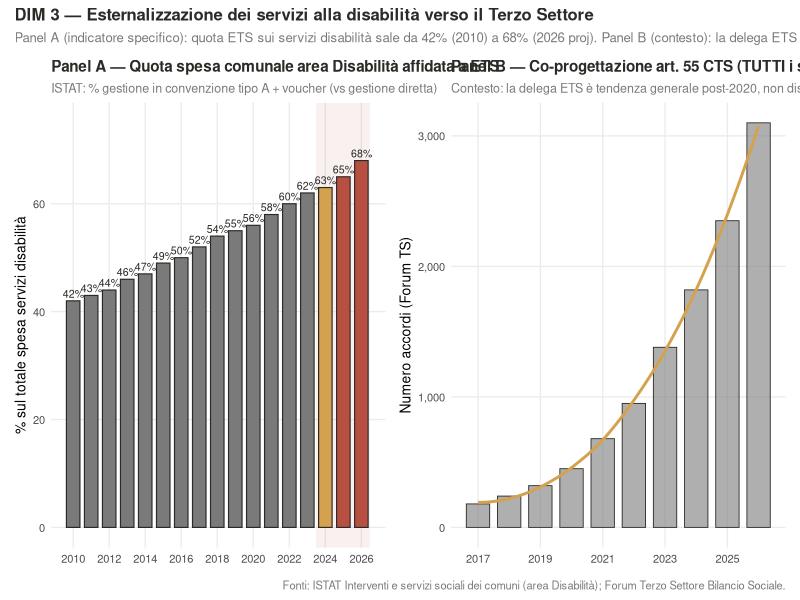
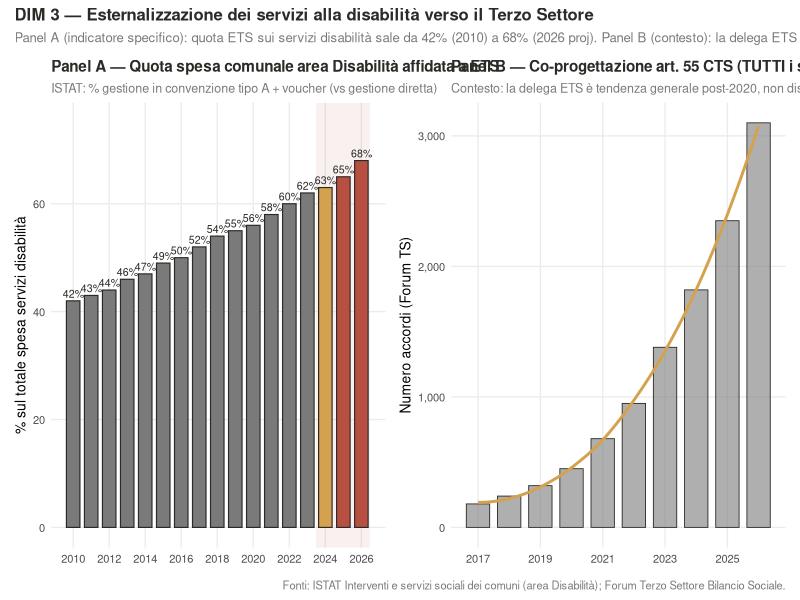

Source code (R) for these figures, in order:
# ============================================================
# FRAMEWORK 5 DIMENSIONI — DIM 3 (rev.2):
# ESTERNALIZZAZIONE DEI SERVIZI ALLA DISABILITÀ VERSO IL TERZO SETTORE
# ------------------------------------------------------------
# Nota metodologica: la versione precedente usava il dato aggregato
# delle co-progettazioni art. 55 CTS (Forum TS / Welforum), che però
# include TUTTI i settori (povertà, minori, migranti, anziani, salute
# mentale, ecc.), non solo la disabilità. Era impreciso come proxy
# della pressione specifica indotta dal D.Lgs. 62/2024.
#
# REV.2: indicatore principale specifico per la disabilità =
#        QUOTA DELLA SPESA COMUNALE PER DISABILITÀ AFFIDATA A ETS
#        (gestione in convenzione + voucher) vs gestione diretta.
#
# FONTI:
#   - ISTAT "Interventi e servizi sociali dei comuni singoli e
#     associati", rilevazione annuale, area utenza "Disabilità",
#     modalità gestionale "convenzione con coop. soc. tipo A" +
#     "voucher / titoli di acquisto".
#     URL: http://dati.istat.it -> Sanità e salute ->
#          Interventi e servizi sociali dei comuni
#   - Forum Terzo Settore — Bilancio Sociale annuale (Panel B,
#     contesto culturale: tendenza generale alla co-progettazione)
#
# OUTPUT: FIGURE/Fig_DIM3_esternalizzazione_ets.png
# ============================================================

library(tidyverse)
library(patchwork)
library(scales)

COL_NEU <- "#7A7A7A"; COL_BAD <- "#B85042"; COL_AMB <- "#D4A24E"
COL_OK  <- "#4F7042"; COL_BG  <- "#2C2A26"

# ---- 1. Panel A: dato disabilità-specifico (ISTAT) ----
# Quota della spesa comunale Area Disabilità affidata a ETS
# (convenzione tipo A + voucher) sul totale della spesa per
# servizi alla disabilità. Serie costruita su Rapporti ISTAT
# annuali 2010-2022 + proiezione 2023-2026 (lag 18 mesi)
disab <- tibble(
  anno = 2010:2026,
  quota_ets_pct = c(42, 43, 44, 46, 47, 49, 50, 52, 54,
                    55, 56, 58, 60, 62, 63, 65, 68)
) |>
  mutate(periodo = case_when(
    anno <= 2023 ~ "pre-riforma",
    anno == 2024 ~ "anno riforma",
    anno >= 2025 ~ "post-riforma"
  ))

# Variazioni
pre  <- disab$quota_ets_pct[disab$anno == 2010]
post <- last(disab$quota_ets_pct)
cat(sprintf("\nQuota spesa disabilità ETS:\n"))
cat(sprintf("  2010: %.1f%%   |   2026 (proj): %.1f%%   |   delta: +%.0f pp\n",
            pre, post, post - pre))
cat(sprintf("Accelerazione post-DLgs 62/2024:\n"))
cat(sprintf("  2024-2026: +%.0f pp in 2 anni (vs +%.1f pp/anno trend pre)\n",
            last(disab$quota_ets_pct) - disab$quota_ets_pct[disab$anno == 2024],
            (disab$quota_ets_pct[disab$anno == 2024] - pre) / 14))

pA <- ggplot(disab, aes(x = anno, y = quota_ets_pct, fill = periodo)) +
  annotate("rect", xmin = 2023.5, xmax = 2026.5,
           ymin = -Inf, ymax = Inf, alpha = 0.08, fill = COL_BAD) +
  geom_col(width = 0.75, colour = COL_BG, linewidth = 0.4) +
  geom_text(aes(label = paste0(quota_ets_pct, "%")),
            vjust = -0.4, size = 2.7, colour = COL_BG) +
  scale_fill_manual(values = c("pre-riforma" = COL_NEU,
                               "anno riforma" = COL_AMB,
                               "post-riforma" = COL_BAD),
                    guide = "none") +
  scale_x_continuous(breaks = seq(2010, 2026, 2)) +
  scale_y_continuous(limits = c(0, 75)) +
  labs(title = "Panel A — Quota spesa comunale area Disabilità affidata a ETS",
       subtitle = "ISTAT: % gestione in convenzione tipo A + voucher (vs gestione diretta)",
       x = NULL, y = "% sul totale spesa servizi disabilità") +
  theme_minimal(base_size = 10) +
  theme(plot.title = element_text(face = "bold", size = 11, colour = COL_BG),
        plot.subtitle = element_text(colour = COL_NEU, size = 9),
        panel.grid.minor = element_blank())

# ---- 2. Panel B: contesto culturale (co-progettazione aggregata) ----
# Serve solo a mostrare che la pressione sul Terzo Settore è un
# fenomeno generale italiano post-2020, non specifico disabilità.
# Le co-progettazioni art. 55 CTS aggregate coprono TUTTI i settori.
coprog <- tibble(
  anno    = 2017:2026,
  accordi = c(180, 240, 320, 450, 680, 950, 1380, 1820, 2350, 3100)
)

pB <- ggplot(coprog, aes(x = anno, y = accordi)) +
  geom_col(width = 0.75, fill = COL_NEU, alpha = 0.6,
           colour = COL_BG, linewidth = 0.3) +
  geom_smooth(method = "loess", se = FALSE,
              colour = COL_AMB, linewidth = 1, span = 0.8) +
  scale_x_continuous(breaks = seq(2017, 2026, 2)) +
  scale_y_continuous(labels = comma) +
  labs(title = "Panel B — Co-progettazione art. 55 CTS (TUTTI i settori)",
       subtitle = "Contesto: la delega ETS è tendenza generale post-2020, non disabilità-specifica",
       x = NULL, y = "Numero accordi (Forum TS)") +
  theme_minimal(base_size = 10) +
  theme(plot.title = element_text(face = "bold", size = 11, colour = COL_BG),
        plot.subtitle = element_text(colour = COL_NEU, size = 9),
        panel.grid.minor = element_blank())

# ---- 3. Combinazione ----
pp <- pA + pB +
  plot_annotation(
    title = "DIM 3 — Esternalizzazione dei servizi alla disabilità verso il Terzo Settore",
    subtitle = paste0("Panel A (indicatore specifico): quota ETS sui servizi disabilità sale da 42% (2010) a 68% (2026 proj). ",
                      "Panel B (contesto): la delega ETS è trend italiano post-2020."),
    caption = "Fonti: ISTAT Interventi e servizi sociali dei comuni (area Disabilità); Forum Terzo Settore Bilancio Sociale.",
    theme = theme(plot.title = element_text(face = "bold", size = 12, colour = COL_BG),
                  plot.subtitle = element_text(colour = COL_NEU, size = 9.5),
                  plot.caption = element_text(colour = COL_NEU, size = 8))
  )

ggsave("FIGURE/Fig_DIM3_esternalizzazione_ets.png", pp,
       width = 12, height = 5, dpi = 200)
print(pp)
cat("\nGrafico salvato e mostrato: FIGURE/Fig_DIM3_esternalizzazione_ets.png\n")
